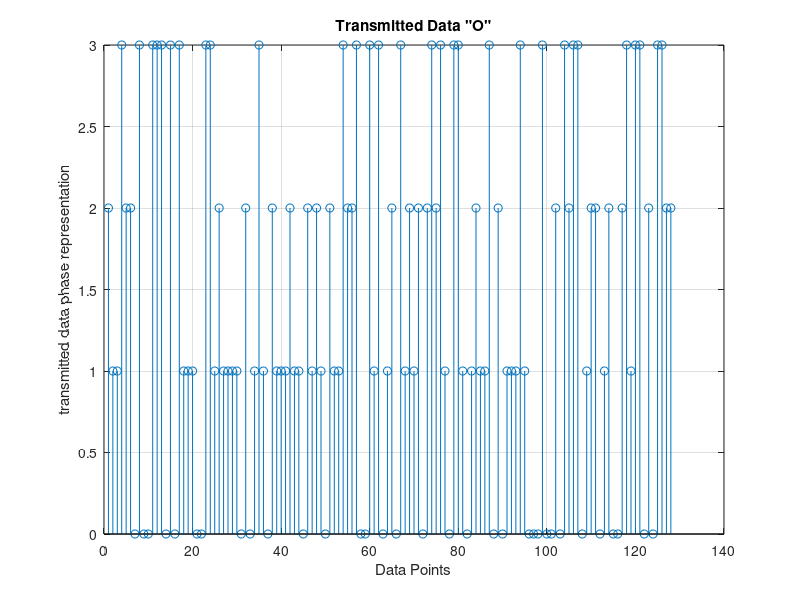
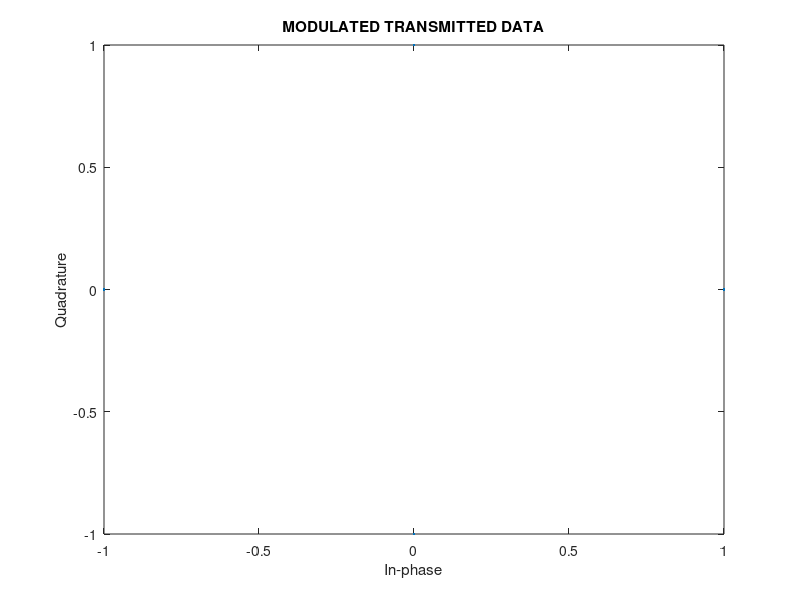
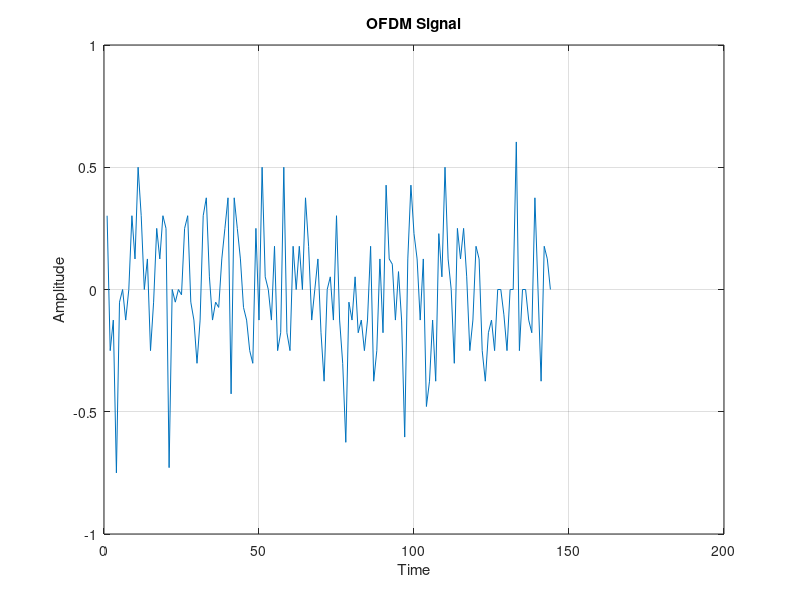
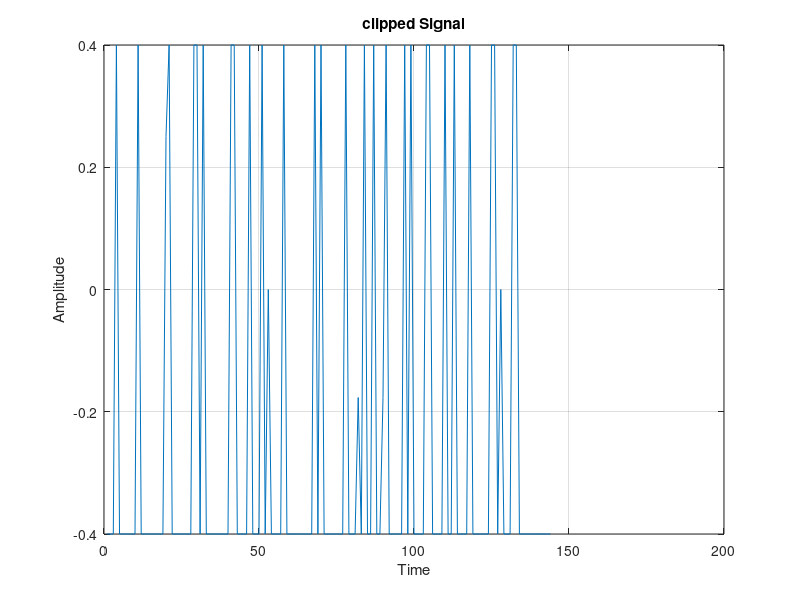

Recreate these plots in MATLAB, in order.
% channel noise on the ofdm signals and then introduces clipping as 
% a PAPR reduction method 
clear all
clc
close  
%   ---------------
%   A: Setting Parameters
%   ---------------
M = 4;                          %   QPSK signal constellation
no_of_data_points = 128;        %   have 128 data points
block_size = 8;                 %   size of each ofdm block
cp_len = ceil(0.1*block_size);  %   length of cyclic prefix
no_of_ifft_points = block_size; %   128 points for the FFT/IFFT
no_of_fft_points = block_size;
%   ---------------------------------------------
%   B:  %   +++++   TRANSMITTER    +++++
%   ---------------------------------------------
%   Generate 1 x 128 vector of random data points
data_source = randsrc(1, no_of_data_points, 0:M-1);
figure(1)
stem(data_source); grid on; xlabel('Data Points'); ylabel('transmitted data phase representation')
title('Transmitted Data "O"')


%   Perform QPSK modulation
qpsk_modulated_data = pskmod(data_source, M);
scatterplot(qpsk_modulated_data);title('MODULATED TRANSMITTED DATA');

%   Do IFFT on each block
%   Make the serial stream a matrix where each column represents a pre-OFDM
num_cols=length(qpsk_modulated_data)/block_size;
data_matrix = reshape(qpsk_modulated_data, block_size, num_cols);

%   Create empty matix to put the IFFT'd data
cp_start = block_size-cp_len;
cp_end = block_size;

%   Operate columnwise & do CP
for i=1:num_cols,
    ifft_data_matrix(:,i) = ifft((data_matrix(:,i)),no_of_ifft_points);
    %   Compute and append Cyclic Prefix
    for j=1:cp_len,
       actual_cp(j,i) = ifft_data_matrix(j+cp_start,i);
    end
    %   Append the CP to the existing block to create the actual OFDM block
    ifft_data(:,i) = vertcat(actual_cp(:,i),ifft_data_matrix(:,i));
end

%  Convert to serial stream for transmission
[rows_ifft_data cols_ifft_data]=size(ifft_data);
len_ofdm_data = rows_ifft_data*cols_ifft_data;

%   Actual OFDM signal to be transmitted
ofdm_signal = reshape(ifft_data, 1, len_ofdm_data);
figure(3)
plot(real(ofdm_signal)); xlabel('Time'); ylabel('Amplitude');
title('OFDM Signal');grid on;

%   ---------------------------------------------------------------
%   C:  %   +++++   clipping as a PAPR reduction method    +++++
%   ---------------------------------------------------------------
avg=0.4;
clipped=ofdm_signal;
for i=1:length(clipped)
	if clipped(i) > avg
		clipped(i) = avg;
    end
    if clipped(i) < -avg
		clipped(i) = -avg;
    end
end
figure(4)
plot(real(clipped)); xlabel('Time'); ylabel('Amplitude');
title('clipped Signal');grid on;

%   ------------------------------------------
%   D:  %   +++++   HPA    +++++
%   ------------------------------------------
%To show the effect of the PA simply we will add random complex noise
%when the power exceeds the avg. value, otherwise it add nothing.

% Generate random complex noise
noise = randn(1,len_ofdm_data) +  sqrt(-1)*randn(1,len_ofdm_data);

% Transmitted OFDM signal after passing through HPA

%without clipping
for i=1:length(ofdm_signal)
	if ofdm_signal(i) > avg
		ofdm_signal(i) = ofdm_signal(i)+noise(i);
    end
    if ofdm_signal(i) < -avg
		ofdm_signal(i) = ofdm_signal(i)+noise(i);
    end
end
figure(5)
plot(real(ofdm_signal)); xlabel('Time'); ylabel('Amplitude');
title('OFDM Signal after HPA');grid on;

%with clipping
avg=0.4;
for i=1:length(clipped)
	if clipped(i) > avg
		clipped(i) = clipped(i)+noise(i);
    end
    if clipped(i) < -avg
		clipped(i) = clipped(i)+noise(i);
    end
end
figure(6)
plot(real(clipped)); xlabel('Time'); ylabel('Amplitude');
title('clipped Signal after HPA');grid on;



%   --------------------------------
%   E:  %   +++++   CHANNEL    +++++
%   --------------------------------
%   Create a complex multipath channel
channel = randn(1,block_size) + sqrt(-1)*randn(1,block_size);

%   ------------------------------------------
%   F:  %   +++++   RECEIVER    +++++
%   ------------------------------------------

%   1.  Pass the ofdm signal through the channel
after_channel = filter(channel, 1, ofdm_signal);

%   2.   Add Noise
awgn_noise = awgn(zeros(1,length(after_channel)),0);

%   3.  Add noise to signal...

recvd_signal = awgn_noise+after_channel;

%   4.  Convert Data back to "parallel" form to perform FFT
recvd_signal_matrix = reshape(recvd_signal,rows_ifft_data, cols_ifft_data);

%   5.  Remove CP
recvd_signal_matrix(1:cp_len,:)=[];

%   6.  Perform FFT
for i=1:cols_ifft_data,
    %   FFT
    fft_data_matrix(:,i) = fft(recvd_signal_matrix(:,i),no_of_fft_points);
end

%   7.  Convert to serial stream
recvd_serial_data = reshape(fft_data_matrix, 1,(block_size*num_cols));

%   8.  Demodulate the data
qpsk_demodulated_data = pskdemod(recvd_serial_data,M);

figure(7)
stem(qpsk_demodulated_data,'rx');
grid on;xlabel('Data Points');ylabel('received data phase representation');title('Received Data "X"')   
%   ----------------------------------------------------
%   F:  %   +++++   RECEIVER of clipped signal    +++++
%   ----------------------------------------------------

%   1.  Pass the ofdm signal through the channel
after_channel = filter(channel, 1, clipped);

%   2.   Add Noise
awgn_noise = awgn(zeros(1,length(after_channel)),0);

%   3.  Add noise to signal...

recvd_signal = awgn_noise+after_channel;

%   4.  Convert Data back to "parallel" form to perform FFT
recvd_signal_matrix = reshape(recvd_signal,rows_ifft_data, cols_ifft_data);

%   5.  Remove CP
recvd_signal_matrix(1:cp_len,:)=[];

%   6.  Perform FFT
for i=1:cols_ifft_data,
    %   FFT
    fft_data_matrix(:,i) = fft(recvd_signal_matrix(:,i),no_of_fft_points);
end

%   7.  Convert to serial stream
recvd_serial_data = reshape(fft_data_matrix, 1,(block_size*num_cols));

%   8.  Demodulate the data
qpsk_demodulated_data = pskdemod(recvd_serial_data,M);
figure(8)
stem(qpsk_demodulated_data,'rx');
grid on;xlabel('Data Points');ylabel('received data phase representation');title('Received Data clipped "X"')   





